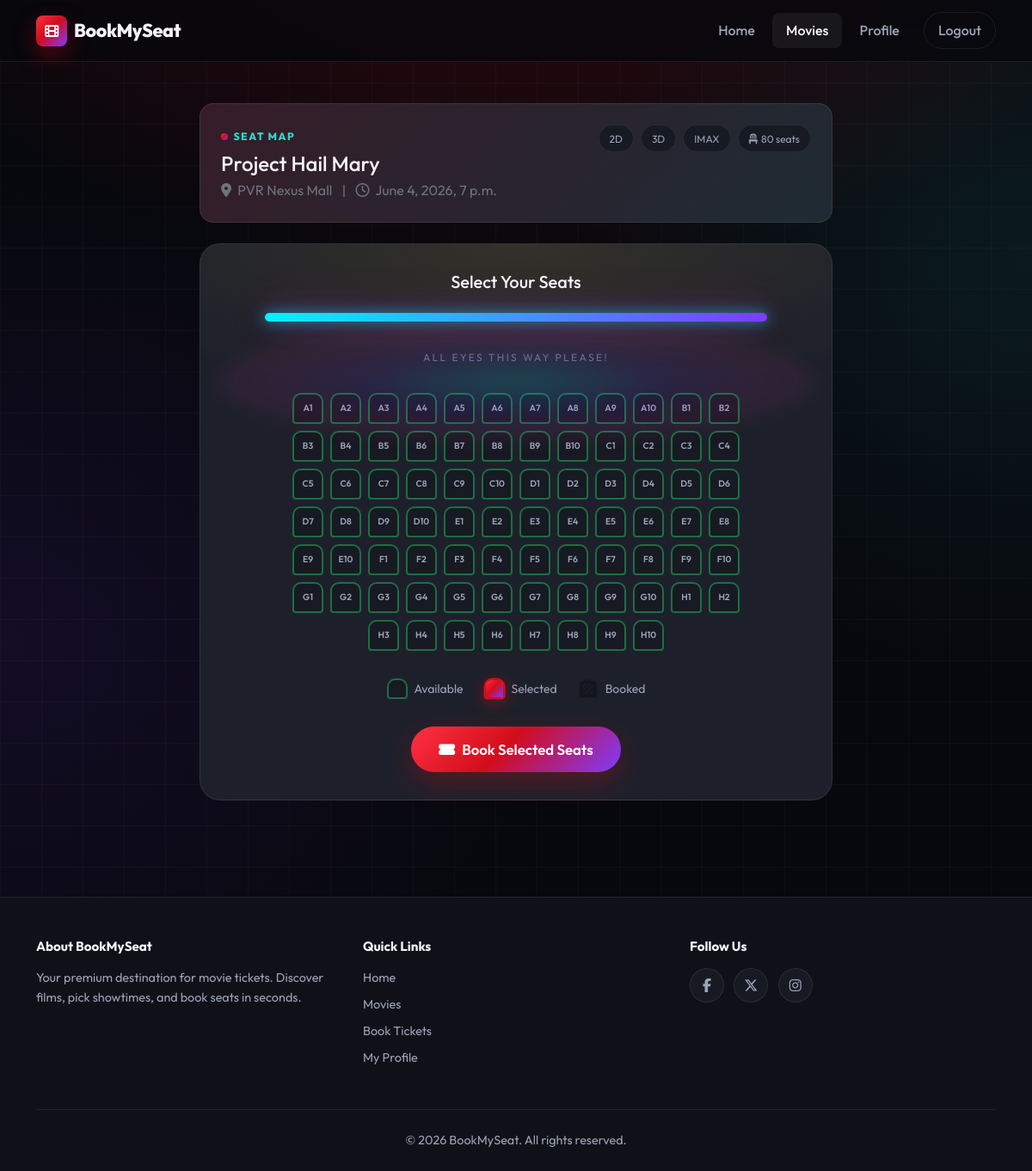
The page /movies/theater/100/seats/book/ (signed in) on the database as committed earlier.
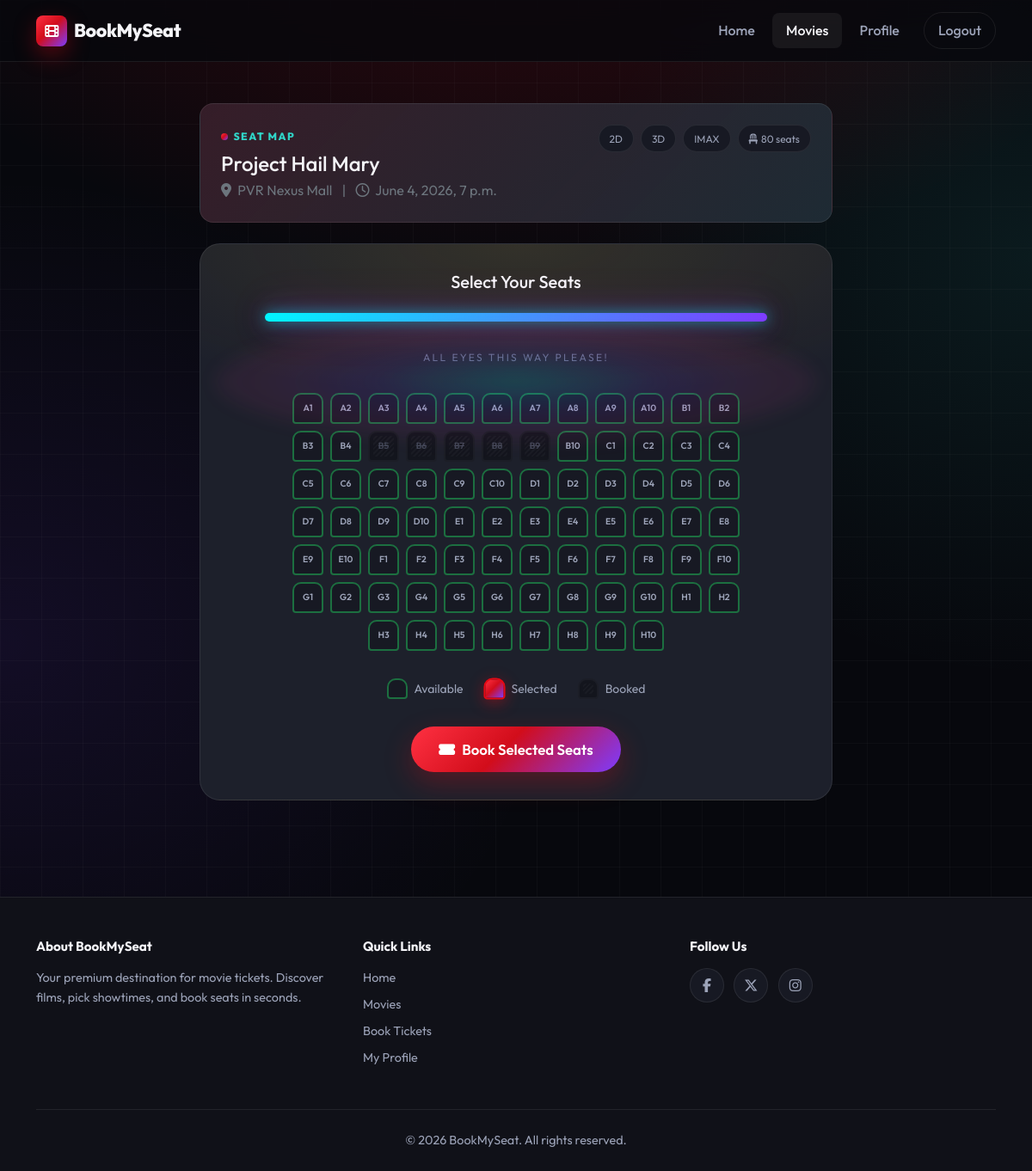
The same page on the database as committed later.
### movies/models.py (models this page shows, shortened)
class Seat(models.Model):
    theater = models.ForeignKey(Theater,on_delete=models.CASCADE,related_name='seats')
    seat_number = models.CharField(max_length=10)
    is_booked=models.BooleanField(default=False)

### movies/views.py (the view, shortened to what this page needs)
# urls.py: path('theater/<int:theater_id>/seats/book/',views.book_seats,name='book_seats'),
@login_required(login_url='/login/')
def book_seats(request, theater_id):
    theater = get_object_or_404(Theater, id=theater_id)
    seats = Seat.objects.filter(theater=theater)
    return render(
        request,
        'movies/seat_selection.html',
        {
            'theater': theater,
            'seats': seats
        }
    )

### templates/movies/seat_selection.html (shortened to what this page needs)
{% extends "users/basic.html" %}
{% block content %}
<div class="container py-4 py-lg-5">
  <div class="row justify-content-center">
    <div class="col-lg-10 col-xl-8">
      <div class="seat-page-header">
        <div class="d-flex flex-wrap justify-content-between align-items-start gap-3">
          <div>
            <span class="hero-kicker">Seat map</span>
            <h1 class="h4 mb-1">{{ theater.movie.name }}</h1>
            <p class="text-secondary mb-0">
              <i class="fas fa-map-marker-alt me-1"></i> {{ theater.name }}
              <span class="mx-2">|</span>
              <i class="far fa-clock me-1"></i> {{ theater.time }}
            </p>
          </div>
          <div class="d-flex flex-wrap gap-2">
            <span class="amenity-badge">2D</span>
            <span class="amenity-badge">3D</span>
            <span class="amenity-badge">IMAX</span>
            <span class="amenity-badge"><i class="fas fa-chair me-1"></i>{{ seats|length }} seats</span>
          </div>
        </div>
      </div>
      <div class="seat-panel">
        <h2 class="h5 text-center mb-4">Select Your Seats</h2>
        <div class="cinema-screen" aria-hidden="true"></div>
        <p class="cinema-screen-label">All eyes this way please!</p>
        <form method="post">
          <div class="seat-grid" role="group" aria-label="Seat selection">
            {% for seat in seats %}
            <div class="seat {% if seat.is_booked %}sold{% endif %}" {% if seat.is_booked %}aria-disabled="true"{% endif %}>
              {% if not seat.is_booked %}
              <label for="seat-{{ seat.id }}">{{ seat.seat_number }}</label>
              {% else %}
              <span>{{ seat.seat_number }}</span>
              {% endif %}
            </div>
            {% endfor %}
          </div>
          <div class="seat-legend">
            <div class="seat-legend-item">
              <div class="seat" aria-hidden="true"></div>
              <span>Available</span>
            </div>
            <div class="seat-legend-item">
              <div class="seat selected" aria-hidden="true"></div>
              <span>Selected</span>
            </div>
            <div class="seat-legend-item">
              <div class="seat sold" aria-hidden="true"></div>
              <span>Booked</span>
            </div>
          </div>
          <div class="text-center">
            <button type="submit" class="btn btn-cinema btn-cinema-lg">
              <i class="fas fa-ticket-alt me-2"></i>Book Selected Seats
            </button>
          </div>
        </form>
      </div>
    </div>
  </div>
</div>
{% endblock %}

Rows that differ between the two databases and show on the page:
changed Seat (number 15 of 80 on the later page): is_booked False → True (drawn)
changed Seat (number 16 of 80 on the later page): is_booked False → True (drawn)
changed Seat (number 17 of 80 on the later page): is_booked False → True (drawn)
changed Seat (number 18 of 80 on the later page): is_booked False → True (drawn)
changed Seat (number 19 of 80 on the later page): is_booked False → True (drawn)
